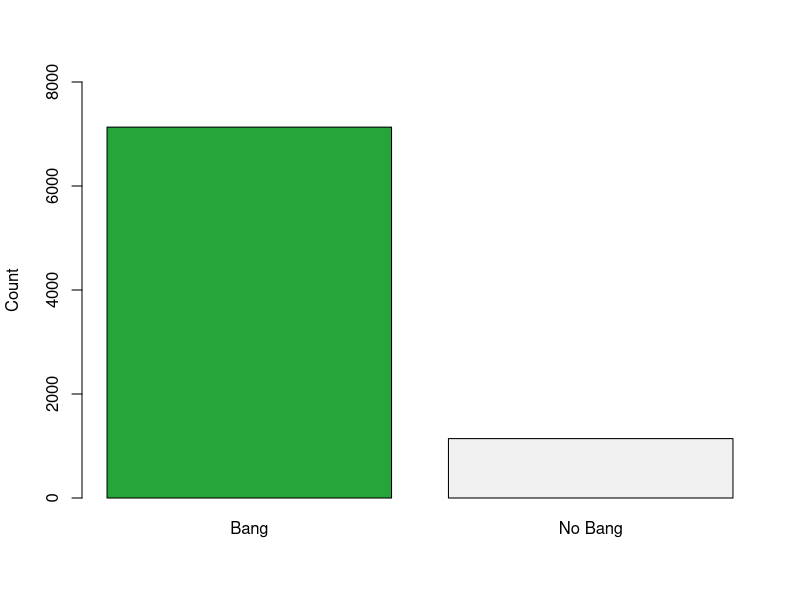
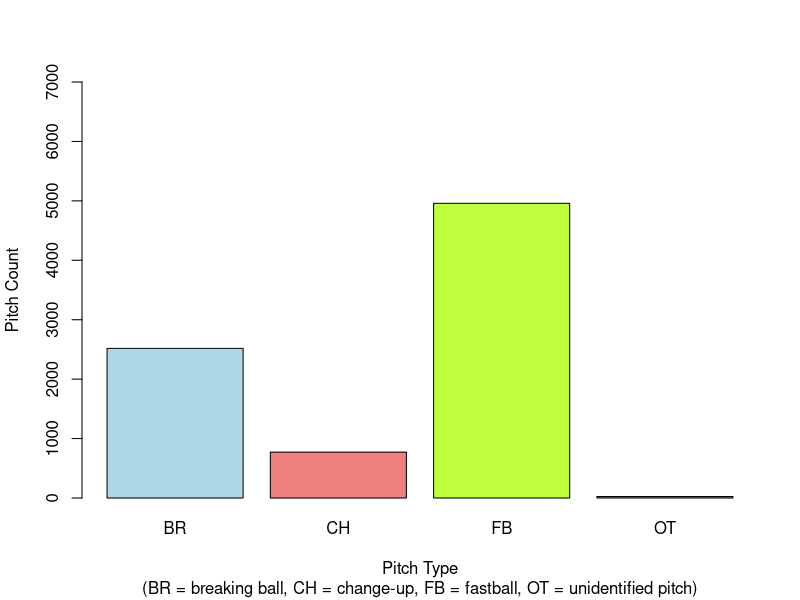
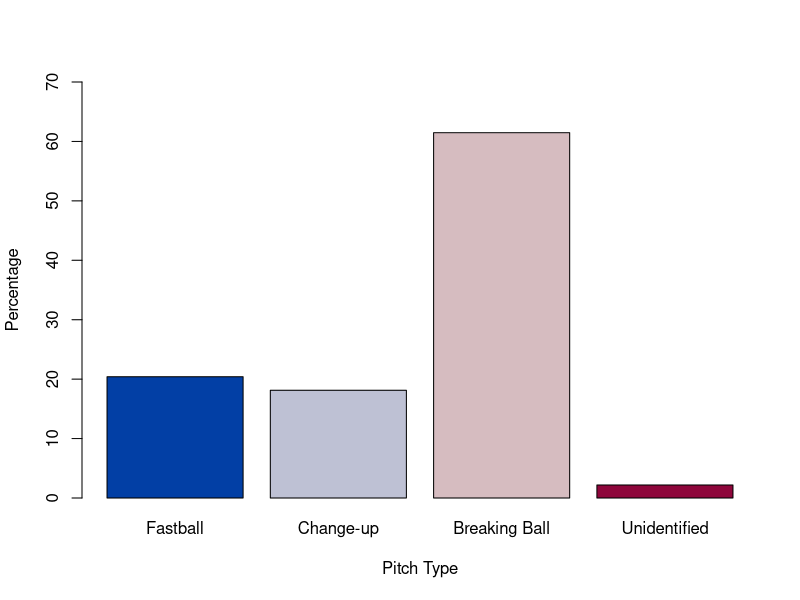
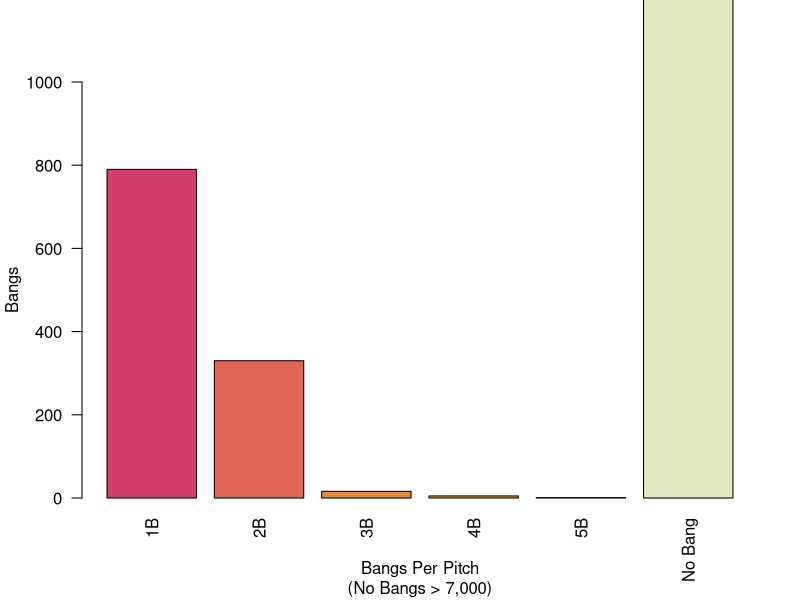

These charts were generated, in order, by the following R code:
## ---- chunk 1
knitr::opts_chunk$set(echo = TRUE)
## ---- chunk 2
library(plyr)
library(colorspace)

bangs <- read.csv(file = "astros_bangs_20200127.csv", header = TRUE, sep = ",", dec = ".", na.strings = c(""))

bangCount <- data.frame(count(bangs, "bangs"))

# Setting up packages and plot colors
colors1<-diverge_hsv(7)
colors2<-terrain_hcl(7)
colors3<-heat_hcl(6)
colors4<-rainbow_hcl(7)
## ---- chunk 3
barplot(table(bangs$has_bangs), ylab = "Count", ylim = range(pretty(c(0,8000))), col = terrain_hcl(2), names.arg = c("Bang", "No Bang"))
## ---- chunk 4
# Ratio of pitches that have a bang noise
pitchBangs <- sum(bangs$has_bangs=="y")
pitchNoBangs <- sum(bangs$has_bangs=="n")
## ---- chunk 5
barplot(table(bangs$pitch_category), xlab = "Pitch Type", sub = "(BR = breaking ball, CH = change-up, FB = fastball, OT = unidentified pitch)", ylab = "Pitch Count", col = c("lightblue","lightcoral", "olivedrab1","orchid1") ,ylim = range(pretty(c(0,7000))))
## ---- chunk 6
# Bangs for fastballs
fbCount <- sum(bangs$has_bangs=="y"&bangs$pitch_category=="FB")


# Bangs for breaking balls
brCount <- sum(bangs$has_bangs=="y"&bangs$pitch_category=="BR")


# Bangs for change-ups
chCount <- sum(bangs$has_bangs=="y"&bangs$pitch_category=="CH")

# Ratio of bangs for fastballs percentage
fbB <- (fbCount/(sum(bangs$has_bangs=="y")))*100

# Ratio of bangs for change-ups percentage
chB <- (chCount/(sum(bangs$has_bangs=="y")))*100

# Ratio of bangs for breaking balls percentage
brB <- (brCount/(sum(bangs$has_bangs=="y")))*100

# Ratio of bangs for unidentified pitches percentage
otB <- (sum(bangs$pitch_category=="OT"))/(sum(bangs$has_bangs=="y"))*100

pitchBangRatio <- c(fbB,chB,brB,otB)

barplot(pitchBangRatio, col = diverge_hcl(4), names.arg = c("Fastball", "Change-up", "Breaking Ball", "Unidentified"), xlab = "Pitch Type", ylab = "Percentage", ylim = c(0, 70))
## ---- chunk 7
barplot(bangCount$freq, ylab = "Bangs", xlab = "Bangs Per Pitch", sub = "(No Bangs > 7,000)", names.arg = c("1B", "2B", "3B", "4B", "5B", "No Bang"), ylim = c(0,1000), las = 2, col = colors3)
